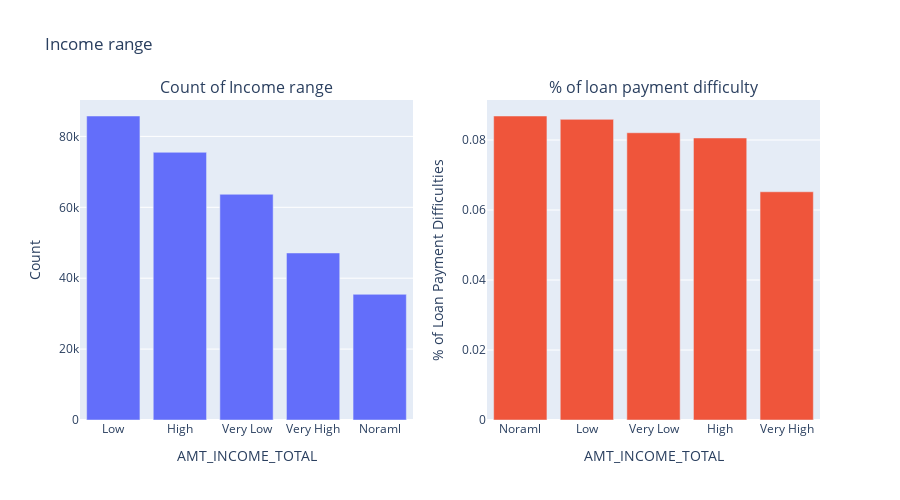
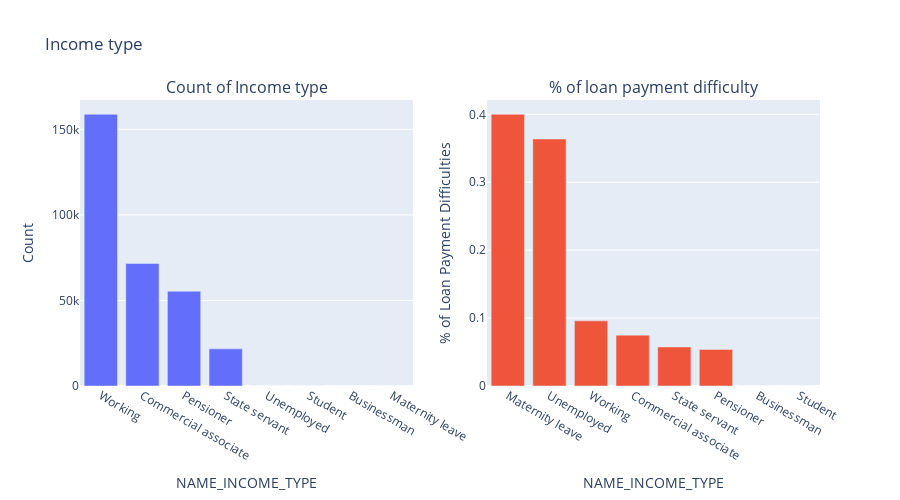
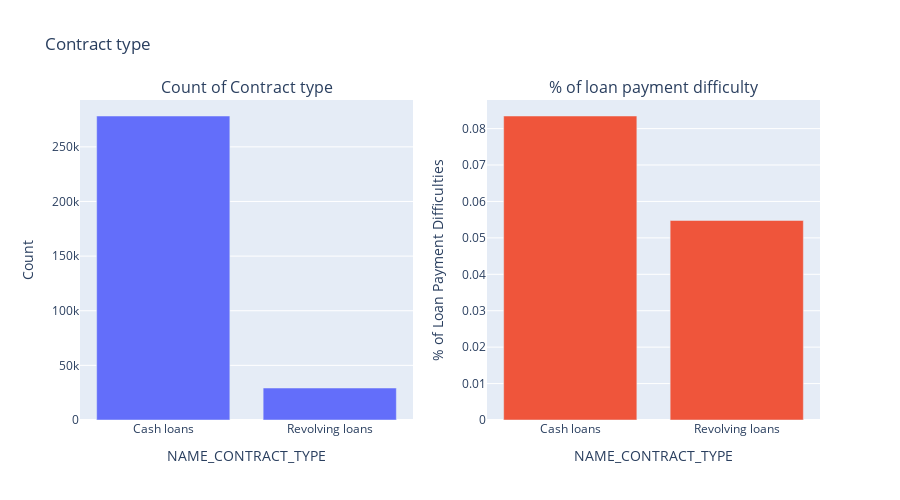
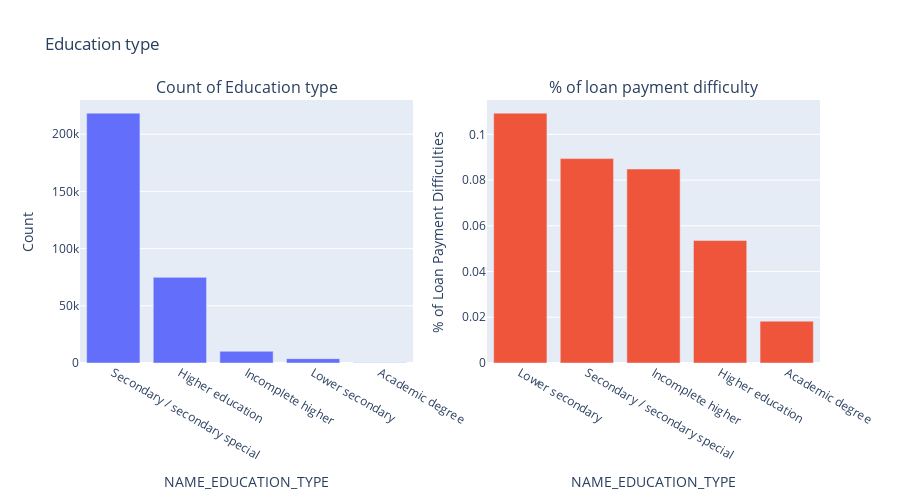

The cell these charts' notebook holds for them, in order:
### Code cell
#distribution of income total and the category with maximum loan-payment diffculties
biplot(application_data, 'AMT_INCOME_TOTAL','Income range')

#distribution of 'NAME_INCOME_TYPE' and the category with maximum loan-payment diffculties
biplot(application_data,'NAME_INCOME_TYPE','Income type')

#distribution of Contract type and the category with maximum loan-payment diffculties
biplot(application_data, 'NAME_CONTRACT_TYPE','Contract type')

#distribution of Education type and the category with maximum loan-payment diffculties
biplot(application_data, 'NAME_EDUCATION_TYPE', 'Education type')

#distribution of Occupation type and the category with maximum loan-payment diffculties
biplot(application_data,'OCCUPATION_TYPE', 'Occupation type')

### Figure 1 — Plotly figure (JSON) as saved in the notebook; plotly's stock layout.template omitted (floating-point values rounded to 4 significant figures)
{"data": [{"type": "bar", "x": ["Low", "High", "Very Low", "Very High", "Noraml"], "xaxis": "x", "y": [85756, 75513, 63671, 47118, 35453], "yaxis": "y"}, {"type": "bar", "x": ["Noraml", "Low", "Very Low", "High", "Very High"], "xaxis": "x2", "y": [0.08685, 0.08588, 0.08206, 0.08057, 0.0652], "yaxis": "y2"}], "layout": {"annotations": [{"font": {"size": 16}, "showarrow": false, "text": "Count of Income range", "x": 0.225, "xanchor": "center", "xref": "paper", "y": 1, "yanchor": "bottom", "yref": "paper"}, {"font": {"size": 16}, "showarrow": false, "text": "% of loan payment difficulty", "x": 0.775, "xanchor": "center", "xref": "paper", "y": 1, "yanchor": "bottom", "yref": "paper"}], "height": 500, "showlegend": false, "title": {"text": "Income range"}, "width": 900, "xaxis": {"anchor": "y", "domain": [0, 0.45], "title": {"text": "AMT_INCOME_TOTAL"}}, "xaxis2": {"anchor": "y2", "domain": [0.55, 1], "title": {"text": "AMT_INCOME_TOTAL"}}, "yaxis": {"anchor": "x", "domain": [0, 1], "title": {"text": "Count"}}, "yaxis2": {"anchor": "x2", "domain": [0, 1], "title": {"text": "% of Loan Payment Difficulties"}}}}

### Figure 2 — Plotly figure (JSON) as saved in the notebook; plotly's stock layout.template omitted (floating-point values rounded to 4 significant figures)
{"data": [{"type": "bar", "x": ["Working", "Commercial associate", "Pensioner", "State servant", "Unemployed", "Student", "Businessman", "Maternity leave"], "xaxis": "x", "y": [158774, 71617, 55362, 21703, 22, 18, 10, 5], "yaxis": "y"}, {"type": "bar", "x": ["Maternity leave", "Unemployed", "Working", "Commercial associate", "State servant", "Pensioner", "Businessman", "Student"], "xaxis": "x2", "y": [0.4, 0.3636, 0.09588, 0.07484, 0.05755, 0.05386, 0, 0], "yaxis": "y2"}], "layout": {"annotations": [{"font": {"size": 16}, "showarrow": false, "text": "Count of Income type", "x": 0.225, "xanchor": "center", "xref": "paper", "y": 1, "yanchor": "bottom", "yref": "paper"}, {"font": {"size": 16}, "showarrow": false, "text": "% of loan payment difficulty", "x": 0.775, "xanchor": "center", "xref": "paper", "y": 1, "yanchor": "bottom", "yref": "paper"}], "height": 500, "showlegend": false, "title": {"text": "Income type"}, "width": 900, "xaxis": {"anchor": "y", "domain": [0, 0.45], "title": {"text": "NAME_INCOME_TYPE"}}, "xaxis2": {"anchor": "y2", "domain": [0.55, 1], "title": {"text": "NAME_INCOME_TYPE"}}, "yaxis": {"anchor": "x", "domain": [0, 1], "title": {"text": "Count"}}, "yaxis2": {"anchor": "x2", "domain": [0, 1], "title": {"text": "% of Loan Payment Difficulties"}}}}

### Figure 3 — Plotly figure (JSON) as saved in the notebook; plotly's stock layout.template omitted (floating-point values rounded to 4 significant figures)
{"data": [{"type": "bar", "x": ["Cash loans", "Revolving loans"], "xaxis": "x", "y": [278232, 29279], "yaxis": "y"}, {"type": "bar", "x": ["Cash loans", "Revolving loans"], "xaxis": "x2", "y": [0.08346, 0.05478], "yaxis": "y2"}], "layout": {"annotations": [{"font": {"size": 16}, "showarrow": false, "text": "Count of Contract type", "x": 0.225, "xanchor": "center", "xref": "paper", "y": 1, "yanchor": "bottom", "yref": "paper"}, {"font": {"size": 16}, "showarrow": false, "text": "% of loan payment difficulty", "x": 0.775, "xanchor": "center", "xref": "paper", "y": 1, "yanchor": "bottom", "yref": "paper"}], "height": 500, "showlegend": false, "title": {"text": "Contract type"}, "width": 900, "xaxis": {"anchor": "y", "domain": [0, 0.45], "title": {"text": "NAME_CONTRACT_TYPE"}}, "xaxis2": {"anchor": "y2", "domain": [0.55, 1], "title": {"text": "NAME_CONTRACT_TYPE"}}, "yaxis": {"anchor": "x", "domain": [0, 1], "title": {"text": "Count"}}, "yaxis2": {"anchor": "x2", "domain": [0, 1], "title": {"text": "% of Loan Payment Difficulties"}}}}

### Figure 4 — Plotly figure (JSON) as saved in the notebook; plotly's stock layout.template omitted (floating-point values rounded to 4 significant figures)
{"data": [{"type": "bar", "x": ["Secondary / secondary special", "Higher education", "Incomplete higher", "Lower secondary", "Academic degree"], "xaxis": "x", "y": [218391, 74863, 10277, 3816, 164], "yaxis": "y"}, {"type": "bar", "x": ["Lower secondary", "Secondary / secondary special", "Incomplete higher", "Higher education", "Academic degree"], "xaxis": "x2", "y": [0.1093, 0.0894, 0.08485, 0.05355, 0.01829], "yaxis": "y2"}], "layout": {"annotations": [{"font": {"size": 16}, "showarrow": false, "text": "Count of Education type", "x": 0.225, "xanchor": "center", "xref": "paper", "y": 1, "yanchor": "bottom", "yref": "paper"}, {"font": {"size": 16}, "showarrow": false, "text": "% of loan payment difficulty", "x": 0.775, "xanchor": "center", "xref": "paper", "y": 1, "yanchor": "bottom", "yref": "paper"}], "height": 500, "showlegend": false, "title": {"text": "Education type"}, "width": 900, "xaxis": {"anchor": "y", "domain": [0, 0.45], "title": {"text": "NAME_EDUCATION_TYPE"}}, "xaxis2": {"anchor": "y2", "domain": [0.55, 1], "title": {"text": "NAME_EDUCATION_TYPE"}}, "yaxis": {"anchor": "x", "domain": [0, 1], "title": {"text": "Count"}}, "yaxis2": {"anchor": "x2", "domain": [0, 1], "title": {"text": "% of Loan Payment Difficulties"}}}}
